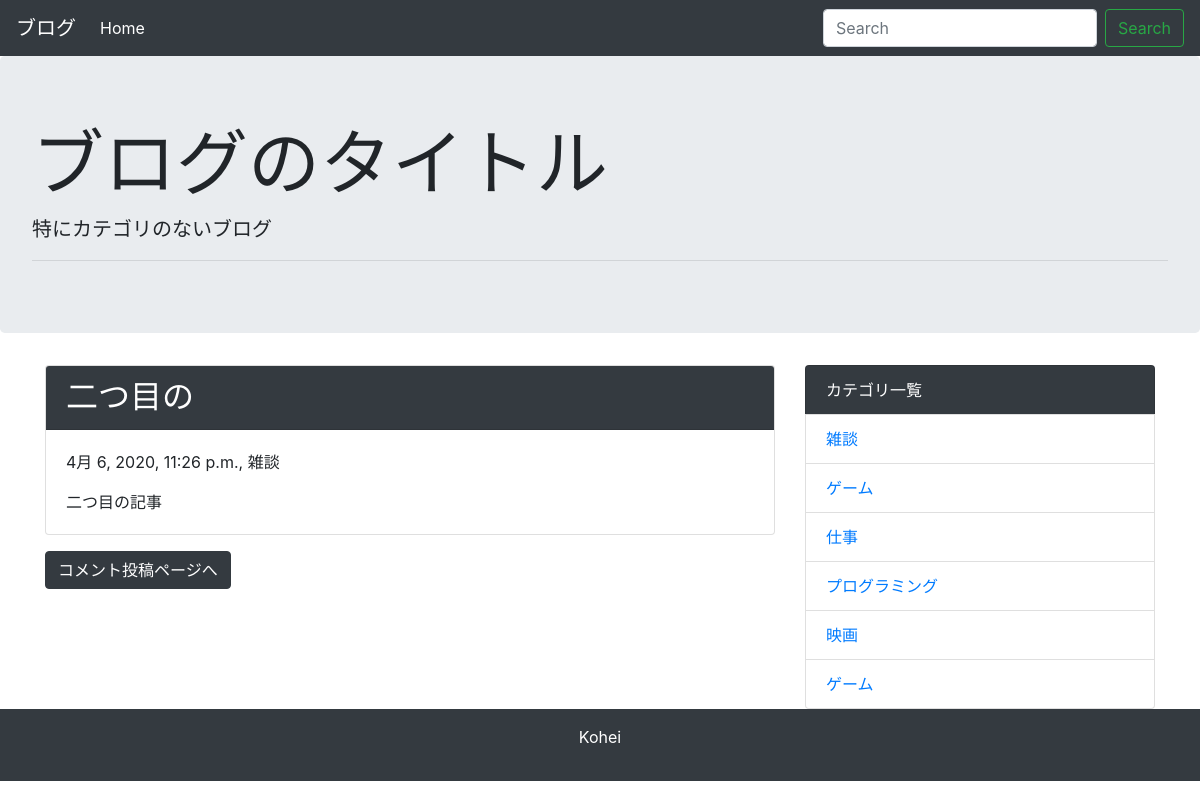
The page /detail/2/ on the database its author committed.
### blog/models.py (models this page shows, shortened)
class Post(models.Model):
    title = models.CharField('タイトル', max_length=255)
    text = models.TextField('本文')
    created_at = models.DateTimeField('作成日', default=timezone.now)
    category = models.ForeignKey(Category, verbose_name='カテゴリ', on_delete=models.PROTECT)

class Category(models.Model):
    name = models.CharField('カテゴリ名', max_length=255)
    created_at = models.DateTimeField('作成日', default=timezone.now)
    def __str__(self):
        return self.name

### blog/views.py (the view)
# urls.py: path('detail/<int:pk>/', views.DetailView.as_view(), name='detail'),
class DetailView(generic.DetailView):
    model = Post

### blog/context_processors.py (called while the page is built)
def common(request):
    context = {
        'category_list': Category.objects.all(),
    }
    return context

### blog/templates/blog/post_detail.html (shortened to what this page needs)
{% extends 'blog/base.html' %}
{% block content %}
<div class="card mb-3">
  <h2 class="card-header bg-dark text-white">{{ post.title }}</h2>
  <div class="card-body">
      <p>{{ post.created_at }}, {{ post.category }}</p>
      {{ post.text | linebreaksbr | urlize }}
  </div>
</div>
<a class="btn btn-dark" href="{% url 'blog:comment' post.pk %}">コメント投稿ページへ</a>
{% endblock %}

### blog/templates/blog/base.html (shortened to what this page needs)
<!doctype html>
<html lang="ja">
  <head>
    <link rel="stylesheet" href="https://maxcdn.bootstrapcdn.com/bootstrap/4.0.0-beta.2/css/bootstrap.min.css">
  </head>
  <body>
    <nav class="navbar navbar-expand-lg navbar-dark bg-dark">
      <a class="navbar-brand" href="#">ブログ</a>
      <div class="collapse navbar-collapse" id="navbarSupportedContent">
        <ul class="navbar-nav mr-auto">
          <li class="nav-item active">
            <a class="nav-link" href="{% url 'blog:index'%}">Home</a>
          </li>
        </ul>
        <form class="form-inline my-2 my-lg-0" method="GET" action="{% url 'blog:index' %}">
          <input class="form-control mr-sm-2" type="text" placeholder="Search" aria-label="Search" name="keyword">
          <button class="btn btn-outline-success my-2 my-sm-0" type="submit">Search</button>
        </form>
      </div>
    </nav>
    <div class="jumbotron">
      <h1 class="display-3">ブログのタイトル</h1>
      <p class="lead">特にカテゴリのないブログ</p>
      <hr class="my-2">
    </div>
    <div class="container">
      <div class="row">
        <div class="col-md-8">
          {% block content %}
          {% endblock %}
        </div>
        <div class="col-md-4">
          <ul class="list-group">
            <li class="list-group-item bg-dark text-white">カテゴリ一覧</li>
            {% for category in category_list %}
            <li class="list-group-item"><a href="{% url 'blog:category' category.pk %}">{{ category }}</a></li>
            {% endfor %}
          </ul>
        </div>
      </div>
    </div>
    <footer class="bg-dark text-white text-center py-3">
      <p>Kohei</p>
    </footer>
  </body>
</html>

### rows shown on the page
Post: title "二つ目の", created_at "4月 6, 2020, 11:26 p.m.", category "雑談", text "二つ目の記事"
Category: name "雑談"
Category: name "ゲーム"
Category: name "仕事"
Category: name "プログラミング"
Category: name "映画"
Category: name "ゲーム"
